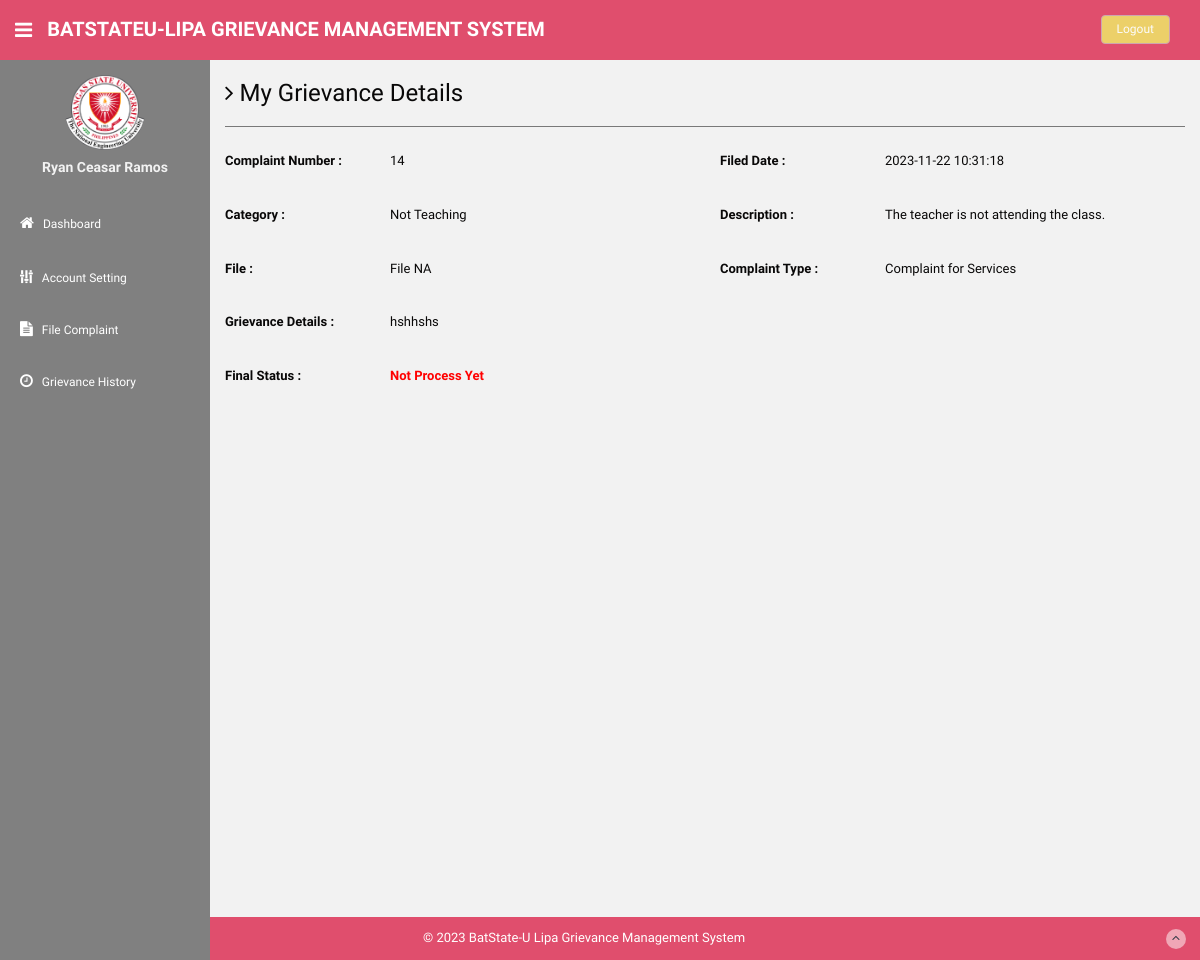
Screenshot of /student/complaint-details.php?cid=14 (signed in) with the database file from the repository.
### tables this page shows
CREATE TABLE IF NOT EXISTS `tablecomplaints` (
  `complaintNumber` int NOT NULL AUTO_INCREMENT,
  `sr-code` int NOT NULL,
  `category_id` int NOT NULL,
  `complaintName` varchar(255) NOT NULL,
  `complaintDetails` varchar(5000) NOT NULL,
  `complaintFile` varchar(255) NOT NULL,
  `regDate` timestamp NOT NULL DEFAULT CURRENT_TIMESTAMP ON UPDATE CURRENT_TIMESTAMP,
  `status` varchar(50) DEFAULT NULL,
  `lastUpdationDate` timestamp NOT NULL DEFAULT '0000-00-00 00:00:00' ON UPDATE CURRENT_TIMESTAMP,
  PRIMARY KEY (`complaintNumber`),
  KEY `sr-code` (`sr-code`),
  KEY `category_id` (`category_id`)
);

CREATE TABLE IF NOT EXISTS `category` (
  `category_id` int NOT NULL AUTO_INCREMENT,
  `categoryName` varchar(255) NOT NULL,
  `categoryDescription` varchar(255) NOT NULL,
  `creationDate` timestamp NOT NULL DEFAULT CURRENT_TIMESTAMP ON UPDATE CURRENT_TIMESTAMP,
  PRIMARY KEY (`category_id`)
);

### student/complaint-details.php (the view, shortened to what this page needs)
<?php
include('includes/config.php');
if (strlen($_SESSION['login']) == 0) {
  header('location:index.php');
} else {
?>
  <!DOCTYPE html>
  <html lang="en">
  <head>
    <link href="assets/css/bootstrap.css" rel="stylesheet">
    <link href="assets/font-awesome/css/font-awesome.css" rel="stylesheet" />
    <link href="assets/css/style.css" rel="stylesheet">
    <link href="assets/css/style-responsive.css" rel="stylesheet">
  </head>
  <body>
    <section id="container">
      <?php include('includes/header.php'); ?>
      <?php include('includes/sidebar.php'); ?>
      <section id="main-content">
        <section class="wrapper site-min-height">
          <h3><i class="fa fa-angle-right"></i> My Grievance Details</h3>
          <hr />
          <?php
          $query = mysqli_query($bd, "SELECT tablecomplaints.*, category.categoryName AS catname, category.categoryDescription
          FROM tablecomplaints
          JOIN category ON category.category_id = tablecomplaints.category_id
          WHERE `sr-code` = '" . $_SESSION['id'] . "' AND complaintNumber = '" . $_GET['cid'] . "'");
          ?>
          <?php while ($row = mysqli_fetch_array($query)) { ?>
            <div class="row mt">
              <label class="col-sm-2 col-sm-2 control-label"><b>Complaint Number : </b></label>
              <div class="col-sm-4">
                <p><?php echo htmlentities($row['complaintNumber']); ?></p>
              </div>
              <label class="col-sm-2 col-sm-2 control-label"><b>Filed Date :</b></label>
              <div class="col-sm-4">
                <p><?php echo htmlentities($row['regDate']); ?></p>
              </div>
            </div>
            <div class="row mt">
              <label class="col-sm-2 col-sm-2 control-label"><b>Category :</b></label>
              <div class="col-sm-4">
                <p><?php echo htmlentities($row['catname']); ?></p>
              </div>
              <label class="col-sm-2 col-sm-2 control-label"><b>Description :</b></label>
              <div class="col-sm-4">
                <p><?php echo htmlentities($row['categoryDescription']); ?></p>
              </div>
            </div>
            <div class="row mt">
              <label class="col-sm-2 col-sm-2 control-label"><b>File :</b></label>
              <div class="col-sm-4">
                <p><?php $cfile = $row['complaintFile'];
                    if ($cfile == "" || $cfile == "NULL") {
                      echo htmlentities("File NA");
                    } else { ?>
                    <a href="complaintdocs/<?php echo htmlentities($row['complaintFile']); ?>"> View File</a>
                  <?php } ?>
                </p>
              </div>
              <label class="col-sm-2 col-sm-2 control-label"><b>Complaint Type :</b> </label>
              <div class="col-sm-4">
                <p><?php echo htmlentities($row['complaintName']); ?></p>
              </div>
            </div>
            <div class="row mt">
              <label class="col-sm-2 col-sm-2 control-label"><b>Grievance Details :</label></b>
              <div class="col-sm-10">
                <p><?php echo htmlentities($row['complaintDetails']); ?></p>
              </div>
            </div>
            <div class="row mt">
              <label class="col-sm-2 col-sm-2 control-label"><b>Final Status :</b></label>
              <div class="col-sm-4">
                <p style="color:red"><b><?php
                                        if ($row['status'] == "NULL" || $row['status'] == "") {
                                          echo "Not Process Yet";
                                        } else {
                                          echo htmlentities($row['status']);
                                        }
                                        ?></b></p>
              </div>
            </div>
          <?php } ?>
        </section>
      </section>
      <?php include('includes/footer.php'); ?>
    </section>
  </body>
  </html>
<?php } ?>

### student/assets/css/style.css (style rules this page uses)
body { color: #090808; background: #f2f2f2; font-family: 'Ruda', sans-serif; padding: 0px !important; margin: 0px !important; font-size:13px; }
#container { width: 100%; height: 100%; }
hr { margin-top: 20px; margin-bottom: 20px; border: 0; border-top: 1px solid #797979; }
.mt { margin-top: 25px; }
#main-content { margin-left: 210px; }
.wrapper { display: inline-block; margin-top: 60px; padding-left: 15px; padding-right: 15px; padding-bottom: 15px; padding-top: 0px; width: 100%; }
label { font-weight: 400; }
.site-min-height { min-height: 900px; }

### rows the page displays
tablecomplaints: complaintNumber "14", regDate "2023-11-22 10:31:18", category.categoryName "Not Teaching", category.categoryDescription "The teacher is not attending the class.", complaintName "Complaint for Services", complaintDetails "hshhshs", shows "Not Process Yet"

### other values shown
$row['fullname'] "Ryan Ceasar Ramos"
